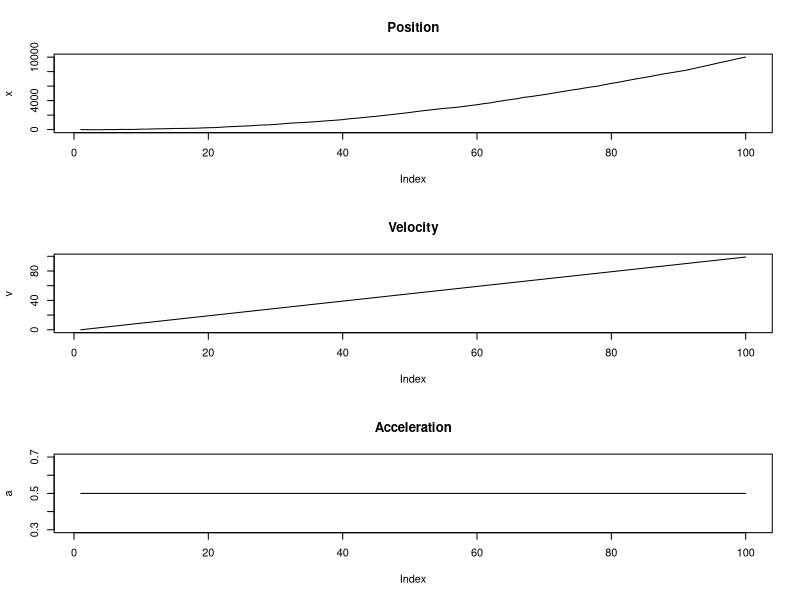
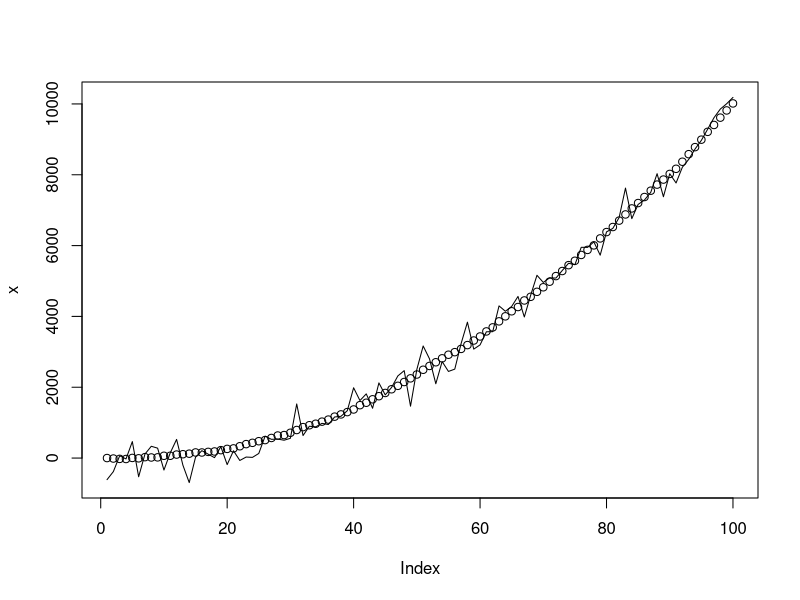
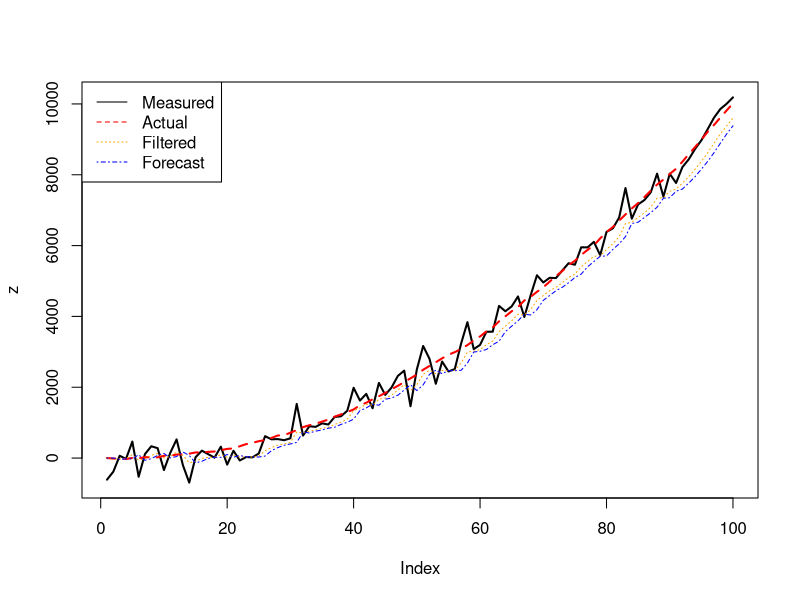

Here is the R script that generated these plots, in order:
## rocket will take 100 time steps
ts.length <- 100

## the acceleration will drive the motion
a <- rep(0.5, ts.length)

## position and velocity start at 0
x <- rep(0, ts.length)
v <- rep(0, ts.length)
for (ts in 2:ts.length) {
  x[ts] <- v[ts - 1] * 2 + x[ts - 1] + 1/2 * a[ts - 1] ^ 2
  x[ts] <- x[ts] + rnorm(1, sd = 20) ## stochastic component
  v[ts] <- v[ts - 1] + 2 * a[ts - 1]
}

par(mfrow = c(3, 1))
plot(x, main = "Position",     type = 'l')
plot(v, main = "Velocity",     type = 'l')
plot(a, main = "Acceleration", type = 'l')

## simulate noisy sensor measurement
z <- x + rnorm(ts.length, sd = 300)
par(mfrow = c(1, 1))
plot(x, ylim = range(c(x, z)))
lines(z)

## apply a Kalman filter
kalman.motion <- function(z, Q, R, A, H) {
  dimState = dim(Q)[1]
  
  xhatminus <- array(rep(0, ts.length * dimState),
                     c(ts.length, dimState))
  xhat      <- array(rep(0, ts.length * dimState),
                     c(ts.length, dimState))
  
  Pminus  <- array(rep(0, ts.length * dimState * dimState),
                   c(ts.length, dimState, dimState))
  P       <- array(rep(0, ts.length * dimState * dimState),
                   c(ts.length, dimState, dimState))
  
  K <- array(rep(0, ts.length * dimState),
             c(ts.length, dimState)) # Kalman gain
  
  # initial guesses = starting at 0 for all metrics
  xhat[1, ] <- rep(0, dimState)
  P[1, , ]  <- diag(dimState)
  
  for (k in 2:ts.length) {
    # time update
    xhatminus[k, ] <- A %*% matrix(xhat[k-1, ])
    Pminus[k, , ] <- A %*% P[k-1, , ] %*% t(A) + Q
    
    K[k, ] <- Pminus[k, , ] %*% H %*%
                            solve( t(H) %*% Pminus[k, , ] %*% H + R )
    xhat[k, ] <- xhatminus[k, ] + K[k, ] %*%
                            (z[k] - t(H) %*% xhatminus[k, ])
    P[k, , ] <- (diag(dimState) - K[k, ] %*% t(H)) %*% Pminus[k, , ]
  }
  
  ## we return both the forecast and the smoothed value
  return(list(xhat = xhat, xhatminus = xhatminus))
}

## noise parameters
R <- 10^2 ## measurement variance - this value should be set
          ## according to known physical limits of measuring tool
          ## we set it consistent with the noise we added to x
          ## to produce x in the data generation above
Q <- 10   ## process variance - usually regarded as hyperparameter
          ## to be used to maximize performance

## dynamical parameters
A <- matrix(1) ## x_t = A * x_t - 1 (how prior x affects later x)
H <- matrix(1) ## y_t = H * x_t     (translating state to measurement)

## run the data through the Kalman filtering method
xhat <- kalman.motion(z, diag(1) * Q, R, A, H)[[1]]
xhatminus <- kalman.motion(z, diag(1) * Q, R, A, H)[[2]]

## visualization
plot(z, ylim = range(c(x, z)), type = 'l',
                 col = "black",  lwd = 2)
lines(x,         col = "red",    lwd = 2, lty = 2)
lines(xhat,      col = "orange", lwd = 1, lty = 3)
lines(xhatminus, col = "blue",   lwd = 1, lty = 4)
legend("topleft", 
       legend = c("Measured", "Actual", "Filtered", "Forecast"),
       col = c("black", "red", "orange", "blue"), 
       lty = 1:4)
